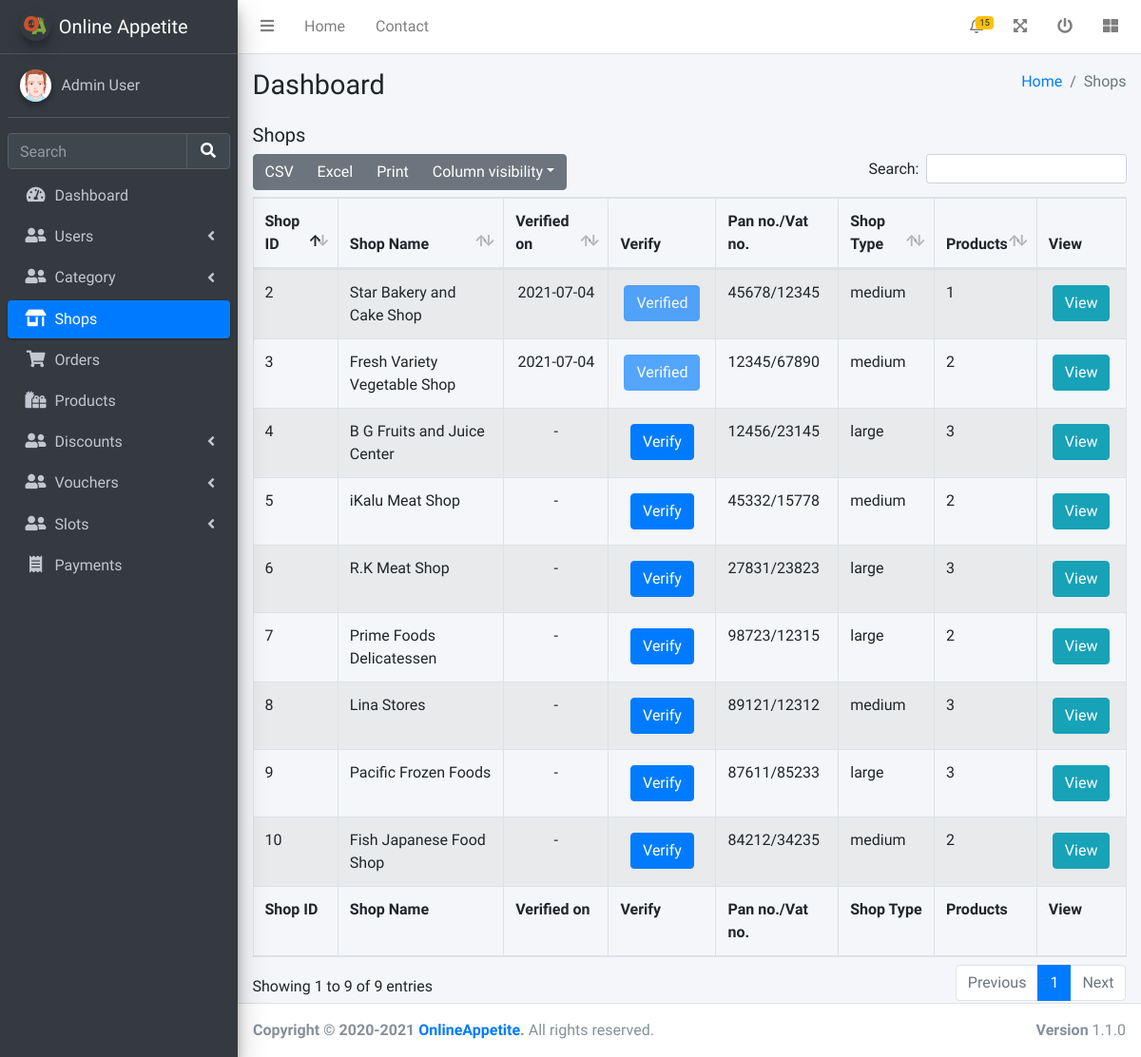
Page /admin/viewShops.php (signed in) on the committed database.
### tables this page shows
CREATE TABLE SHOPS (
	SHOP_ID INTEGER NOT NULL PRIMARY KEY AUTOINCREMENT,
	TRADER_ID INTEGER NOT NULL,
	SHOP_NAME VARCHAR(100) NOT NULL,
	VERIFIED_ON DATETIME NULL,
	GOV_NO VARCHAR(30) NOT NULL,
	ADDRESS VARCHAR(50) NOT NULL,
	CONTACT_NO VARCHAR(20) NOT NULL,
	SHOP_TYPE VARCHAR(20) NOT NULL,
	DESCRIPTION VARCHAR(200) NOT NULL,
	CREATED_AT DATETIME(0) DEFAULT CURRENT_TIMESTAMP,
	UPDATED_AT DATETIME(0) NULL,
	FOREIGN KEY (TRADER_ID) REFERENCES USERS (USER_ID) ON DELETE CASCADE 
);

### utils/database.php (called while the page is built, shortened)
<?php
try {
    $conn = new PDO("sqlite:" . __DIR__ . "/../database.sqlite");
    $conn->setAttribute(PDO::ATTR_ERRMODE, PDO::ERRMODE_EXCEPTION);
} catch (PDOException $e) {
    die("Connection failed: " . $e->getMessage());
}
function fetch_all_row($sql)
{
    global $conn;
    $stmt = $conn->prepare($sql);
    $stmt->execute();
    $res = $stmt->fetchAll(PDO::FETCH_ASSOC);
    return $res;
}

### admin/viewShops.php (the view, shortened to what this page needs)
<?php
require_once '../utils/database.php';
?>
<!DOCTYPE html>
<html lang="en">
<head>
  <link rel="stylesheet" href="/css/fontawesome-free/css/all.min.css">
  <link rel="stylesheet" href="/css/datatables-bs4/dataTables.bootstrap4.min.css">
  <link rel="stylesheet" href="/css/datatables-responsive/responsive.bootstrap4.min.css">
  <link rel="stylesheet" href="/css/datatables-buttons/buttons.bootstrap4.min.css">
  <link rel="stylesheet" href="https://code.ionicframework.com/ionicons/2.0.1/css/ionicons.min.css">
  <link rel="stylesheet" href="/css/adminlte/adminlte.min.css">
</head>
<body class="hold-transition sidebar-mini">
  <div class="wrapper">
    <?php
    include 'header.php';
    $shops = fetch_all_row("SELECT SHOPS.*, (SELECT COUNT(*) FROM PRODUCTS WHERE PRODUCTS.SHOP_ID = SHOPS.SHOP_ID) AS TOTAL_PRODUCTS FROM SHOPS");
    ?>
    <div class="content-wrapper">
      <section class="content-header">
        <div class="container-fluid">
          <div class="row mb-2">
            <div class="col-sm-6">
              <h1>Dashboard</h1>
            </div>
            <div class="col-sm-6">
              <ol class="breadcrumb float-sm-right">
                <li class="breadcrumb-item"><a href="#">Home</a></li>
                <li class="breadcrumb-item active">Shops</li>
              </ol>
            </div>
          </div>
        </div>
      </section>
      <section class="content">
        <div class="container-fluid">
          <h5 class="mb-2">Shops</h5>
          <table id="shopTable" class="table table-bordered table-striped">
            <thead>
              <tr>
                <th>Shop ID</th>
                <th>Shop Name</th>
                <th>Verified on</th>
                <th class="no-sort">Verify</th>
                <th class="no-sort">Pan no./Vat no.</th>
                <th>Shop Type</th>
                <th>Products</th>
                <th class="no-sort no-search">View</th>
              </tr>
            </thead>
            <tbody>
              <?php foreach ($shops as $shop) { ?>
                <tr>
                  <td><?= $shop['SHOP_ID'] ?></td>
                  <td><?= $shop['SHOP_NAME'] ?></td>
                  <td class="text-center"><?= $shop['VERIFIED_ON'] ?? '-' ?></td>
                  <td style="text-align: center;">
                    <?php if (!isset($shop['VERIFIED_ON'])) { ?><button class="btn btn-primary m-1" onclick="window.location.replace('verifyShop.php?id=<?= $shop['SHOP_ID'] ?>')">Verify</button>
                    <?php } else { ?><button class="btn disabled btn-primary m-1">Verified</button><?php } ?>
                  </td>
                  <td><?= $shop['GOV_NO'] ?></td>
                  <td><?= $shop['SHOP_TYPE'] ?></td>
                  <td><?= $shop['TOTAL_PRODUCTS'] ?></td>
                  <td>
                    <div class="d-flex">
                      <button class="btn btn-info m-1" onclick="window.location.href='../shopProfile.php?id=<?= $shop['SHOP_ID'] ?>'">View</button>
                    </div>
                  </td>
                </tr>
              <?php } ?>
            </tbody>
            <tfoot>
              <tr>
                <th>Shop ID</th>
                <th>Shop Name</th>
                <th>Verified on</th>
                <th>Verify</th>
                <th>Pan no./Vat no.</th>
                <th>Shop Type</th>
                <th>Products</th>
                <th>View</th>
              </tr>
            </tfoot>
          </table>
        </div>
      </section>
    </div>
    <?php include 'footer.php'; ?>
  </div>
</body>
</html>

### rows in the picture
shops: SHOP_ID "2", SHOP_NAME "Star Bakery and Cake Shop", VERIFIED_ON "2021-07-04", shows "Verified", GOV_NO "45678/12345", SHOP_TYPE "medium", TOTAL_PRODUCTS "1"
shops: SHOP_ID "3", SHOP_NAME "Fresh Variety Vegetable Shop", VERIFIED_ON "2021-07-04", shows "Verified", GOV_NO "12345/67890", SHOP_TYPE "medium", TOTAL_PRODUCTS "2"
shops: SHOP_ID "4", SHOP_NAME "B G Fruits and Juice Center", VERIFIED_ON "-", GOV_NO "12456/23145", SHOP_TYPE "large", TOTAL_PRODUCTS "3"
shops: SHOP_ID "5", SHOP_NAME "iKalu Meat Shop", VERIFIED_ON "-", GOV_NO "45332/15778", SHOP_TYPE "medium", TOTAL_PRODUCTS "2"
shops: SHOP_ID "6", SHOP_NAME "R.K Meat Shop", VERIFIED_ON "-", GOV_NO "27831/23823", SHOP_TYPE "large", TOTAL_PRODUCTS "3"
shops: SHOP_ID "7", SHOP_NAME "Prime Foods Delicatessen", VERIFIED_ON "-", GOV_NO "98723/12315", SHOP_TYPE "large", TOTAL_PRODUCTS "2"
shops: SHOP_ID "8", SHOP_NAME "Lina Stores", VERIFIED_ON "-", GOV_NO "89121/12312", SHOP_TYPE "medium", TOTAL_PRODUCTS "3"
shops: SHOP_ID "9", SHOP_NAME "Pacific Frozen Foods", VERIFIED_ON "-", GOV_NO "87611/85233", SHOP_TYPE "large", TOTAL_PRODUCTS "3"
shops: SHOP_ID "10", SHOP_NAME "Fish Japanese Food Shop", VERIFIED_ON "-", GOV_NO "84212/34235", SHOP_TYPE "medium", TOTAL_PRODUCTS "2"

### other values in the picture
$_SESSION['admin']['FULL_NAME'] "Admin User"
